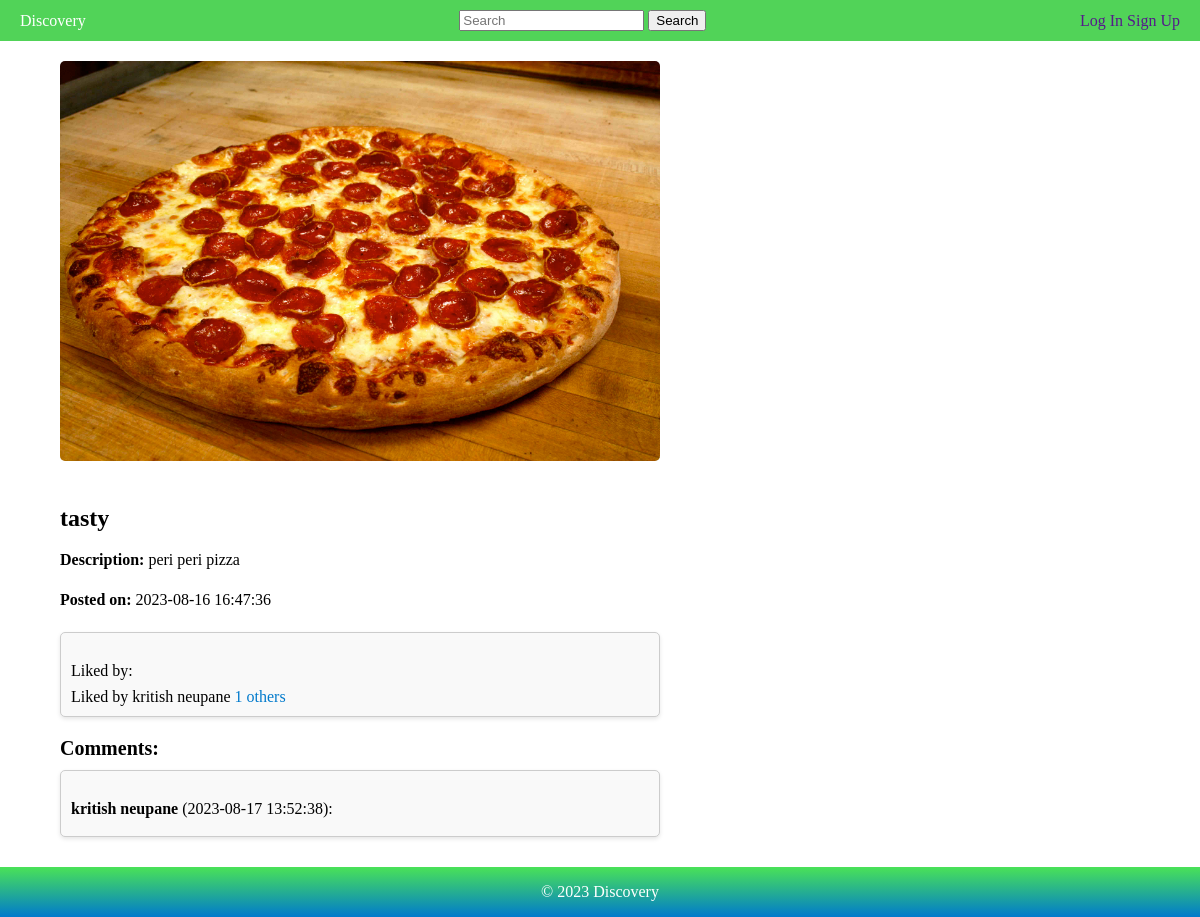
Page /viewpost.php?post_id=18 on the committed database.
### tables this page shows
CREATE TABLE `posts` (
  `id` int(11) NOT NULL,
  `description` text DEFAULT NULL,
  `image` varchar(255) NOT NULL,
  `uploaded_by` varchar(50) NOT NULL,
  `created_at` timestamp NOT NULL DEFAULT current_timestamp(),
  `food_name` varchar(255) DEFAULT NULL
);

CREATE TABLE `comments` (
  `id` int(11) NOT NULL,
  `user_id` int(11) DEFAULT NULL,
  `post_id` int(11) DEFAULT NULL,
  `comment_text` text DEFAULT NULL,
  `created_at` timestamp NOT NULL DEFAULT current_timestamp()
);

CREATE TABLE `users` (
  `id` int(11) NOT NULL,
  `fullname` varchar(255) NOT NULL,
  `email` varchar(255) NOT NULL,
  `username` varchar(50) NOT NULL,
  `password` varchar(255) NOT NULL,
  `profile_picture` varchar(255) DEFAULT NULL
);

### viewpost.php (the view, shortened to what this page needs)
<?php
$servername = "localhost";
$username = "root";
$password = "";
$dbname = "disco";
$conn = new mysqli($servername, $username, $password, $dbname);
if (isset($_GET['post_id'])) {
    $post_id = $_GET['post_id'];
    $sql_post = "SELECT * FROM posts WHERE id = '$post_id'";
    $result_post = $conn->query($sql_post);
    if ($result_post->num_rows > 0) {
        $row_post = $result_post->fetch_assoc();
        $postDescription = $row_post['description'];
        $postImage = $row_post['image'];
        $postCreatedAt = $row_post['created_at'];
        $postFoodName = $row_post['food_name'];
        $sql_liked_by = "SELECT users.fullname FROM likes
                        JOIN users ON likes.user_id = users.id
                        WHERE likes.post_id = '$post_id'";
        $result_liked_by = $conn->query($sql_liked_by);
        $sql_comments = "SELECT users.id AS user_id, users.fullname, comments.id AS comment_id, comments.comment_text, comments.created_at
                         FROM comments
                         JOIN users ON comments.user_id = users.id
                         WHERE comments.post_id = '$post_id'
                         ORDER BY comments.created_at ASC";
        $result_comments = $conn->query($sql_comments);
    } else {
        echo "Post not found.";
    }
} else {
    echo "Invalid post ID.";
}
?>
<!DOCTYPE html>
<html>
<head>
    <link rel="stylesheet" href="styles.css">
    <link rel="stylesheet" href="viewpost.css">
</head>
<body style="font-family: Verdana; ">
<header>
    <div class="logo">
        <a href="index.php" style="text-decoration: none; color: inherit;">Discovery</a>
    </div>
    <nav>
    <form action="search.php" method="GET">
        <div class="search-container">
            <input type="text" placeholder="Search" class="search-box" name="search_query">
            <button type="submit" class="search-button">Search</button>
        </div>
    </form>
</nav>
    <div class="profile">
        <?php if (isset($_SESSION['user_id'])) : ?>
            <a href="userdashboard.php" style="text-decoration: none;">
                <?php echo ucfirst(strtolower($_SESSION['user_name'])); ?>
            </a>
        <?php else : ?>
            <a href="<?php echo $loginLink; ?>" style="text-decoration:none">Log In</a>
            <a href="<?php echo $signUpLink; ?>" style="text-decoration:none">Sign Up</a>
        <?php endif; ?>
    </div>
</header>
<div class="main">
    <div class="post-details">
        <img src="postspic/<?php echo $postImage; ?>" alt="Post Image">
        <h2><?php echo $postFoodName; ?></h2>
        <p><strong>Description:</strong> <?php echo $postDescription; ?></p>
        <p><strong>Posted on:</strong> <?php echo $postCreatedAt; ?></p>
        <div class="liked-by-section">
            <p>Liked by:</p>
            <?php
            if ($result_liked_by->num_rows > 0) {
                $liked_users = array();
                while ($row_liked_by = $result_liked_by->fetch_assoc()) {
                    $liked_users[] = $row_liked_by['fullname'];
                }
                $liked_count = count($liked_users);
                if ($liked_count == 1) {
                    echo "Liked by " . $liked_users[0];
                } else {
                    echo "Liked by " . $liked_users[0] . " ";
                    echo '<a href="#" id="show-others">' . ($liked_count - 1) . ' others</a>';
                }
            } else {
                echo "No likes yet.";
            }
            ?>
        </div>
        <div class="comments-section">
            <h3>Comments:</h3>
            <?php
            if ($result_comments->num_rows > 0) {
                while ($row_comment = $result_comments->fetch_assoc()) {
                    echo "<div class='comment'>";
                    echo "<p><strong>{$row_comment['fullname']}</strong> ({$row_comment['created_at']}): {$row_comment['comment_text']}</p>";
                    echo "</div>";
                }
            } else {
                echo "No comments yet.";
            }
            ?>
        </div>
    </div>
</div>
<footer class="site-footer">
    <p>&copy; <?php echo date("Y"); ?> Discovery</p>
</footer>
</body>
</html>

### styles.css (style rules this page uses)
body, ul, li { text-decoration:none; margin: 0; padding: 0; }
header { background-color: #51d358; color: white; display: flex; justify-content: space-between; align-items: center; padding: 10px 20px; }
* { box-sizing: border-box; }
.main { float: left; width: 60%; padding: 0 20px; overflow: hidden; }
.site-footer { text-align: center; padding: 0; background: linear-gradient(to bottom, #4ae257, #007acc); color: white; flex-shrink: 0; }
body { display: flex; flex-direction: column; min-height: 100vh; }

### viewpost.css (style rules this page uses)
body { font-family: Verdana; margin: 0; padding: 0; }
.main { padding: 20px; box-sizing: border-box; }
.post-details { margin: 0 auto; max-width: 600px; }
.post-details img { max-width: 100%; height: auto; border-radius: 5px; margin-bottom: 20px; }
.post-details h2 { font-size: 24px; margin-bottom: 10px; }
.post-details p { font-size: 16px; line-height: 1.5; margin-bottom: 10px; }
.liked-by-section { margin-top: 20px; padding: 10px; border: 1px solid #ccc; border-radius: 5px; background-color: #f9f9f9; box-shadow: 0px 2px 4px rgba(0, 0, 0, 0.1); }
.liked-by-section p { font-size: 16px; margin-bottom: 5px; }
#show-others { color: #007acc; text-decoration: none; cursor: pointer; }
.comments-section { margin-top: 20px; }
.comments-section h3 { font-size: 20px; margin-bottom: 10px; }
.comment { border: 1px solid #ccc; padding: 10px; border-radius: 5px; margin-bottom: 10px; background-color: #f9f9f9; box-shadow: 0px 2px 4px rgba(0, 0, 0, 0.1); }
.comment p { font-size: 16px; margin-bottom: 5px; }
.site-footer { text-align: center; padding: 0; background: linear-gradient(to bottom, #4ae257, #007acc); color: white; flex-shrink: 0; }

### rows in the picture
posts: image (picture), food_name "tasty", description "peri peri pizza", created_at "2023-08-16 16:47:36"
comments: user.fullname "kritish neupane", created_at "2023-08-17 13:52:38"

### other values in the picture
$liked_users[0] "kritish neupane"
$liked_count - 1 "1"
